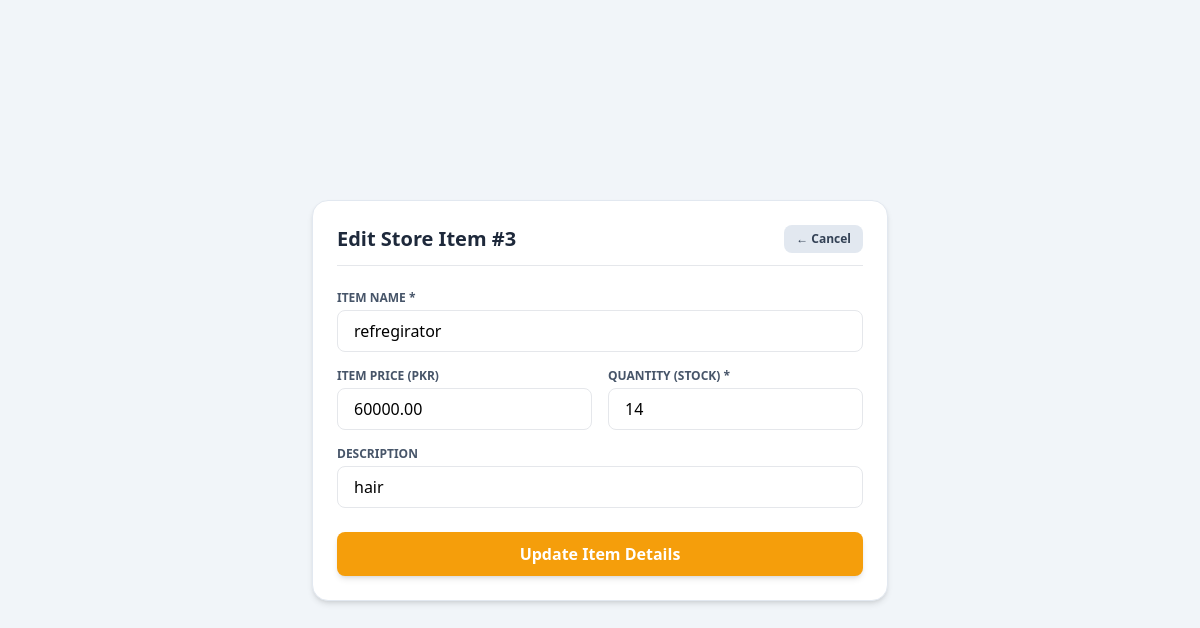
The page /edit_item.php?id=3 on the database its author committed.
### tables this page shows
CREATE TABLE `store_items`  (
  `id` int NOT NULL AUTO_INCREMENT,
  `item_name` varchar(255) NOT NULL,
  `item_price` decimal(10, 2) NOT NULL DEFAULT 0.00,
  `quantity` int NOT NULL DEFAULT 0,
  `item_description` text NULL,
  `created_at` timestamp NULL DEFAULT CURRENT_TIMESTAMP,
  PRIMARY KEY (`id`) USING BTREE
);

### edit_item.php (the view, shortened to what this page needs)
<?php
require_once 'connection.php';
$id = $_GET['id'] ?? null;
$stmt = $pdo->prepare("SELECT * FROM store_items WHERE id = :id");
$stmt->execute([':id' => $id]);
$item = $stmt->fetch();
?>
<!DOCTYPE html>
<html lang="en">
<head>
    <script src="https://cdn.tailwindcss.com"></script>
</head>
<body class="bg-slate-100 min-h-screen p-4 md:p-8 flex items-center justify-center">
    <div class="max-w-xl w-full bg-white p-6 rounded-2xl shadow-md border border-slate-200">
        <div class="flex justify-between items-center mb-6 border-b pb-3">
            <h1 class="text-xl font-bold text-slate-800">Edit Store Item #<?php echo htmlspecialchars($item['id']); ?></h1>
            <a href="store.php" class="text-xs font-bold bg-slate-200 text-slate-700 px-3 py-1.5 rounded-lg hover:bg-slate-300 transition">← Cancel</a>
        </div>
        <form action="" method="POST" class="space-y-4">
            <div>
                <label class="block text-xs font-bold text-slate-600 uppercase mb-1">Item Name *</label>
                <input type="text" name="item_name" required value="<?php echo htmlspecialchars($item['item_name']); ?>" class="w-full px-4 py-2 border rounded-lg focus:ring-2 focus:ring-blue-500 outline-none">
            </div>
            <div class="grid grid-cols-1 md:grid-cols-2 gap-4">
                <div>
                    <label class="block text-xs font-bold text-slate-600 uppercase mb-1">Item Price (PKR)</label>
                    <input type="number" step="0.01" name="item_price" value="<?php echo htmlspecialchars($item['item_price']); ?>" class="w-full px-4 py-2 border rounded-lg focus:ring-2 focus:ring-blue-500 outline-none">
                </div>
                <div>
                    <label class="block text-xs font-bold text-slate-600 uppercase mb-1">Quantity (Stock) *</label>
                    <input type="number" name="item_quantity" min="0" required value="<?php echo htmlspecialchars($item['quantity'] ?? 0); ?>" class="w-full px-4 py-2 border rounded-lg focus:ring-2 focus:ring-blue-500 outline-none">
                </div>
            </div>
            <div>
                <label class="block text-xs font-bold text-slate-600 uppercase mb-1">Description</label>
                <input type="text" name="item_description" value="<?php echo htmlspecialchars($item['item_description'] ?? ''); ?>" class="w-full px-4 py-2 border rounded-lg focus:ring-2 focus:ring-blue-500 outline-none">
            </div>
            <div class="pt-2">
                <button type="submit" name="update_item" class="w-full bg-amber-500 hover:bg-amber-600 text-white font-bold py-2.5 rounded-lg transition shadow-md">
                    Update Item Details
                </button>
            </div>
        </form>
    </div>
</body>
</html>

### rows shown on the page
store_items: id "3", item_name "refregirator", item_price "60000.00", item_quantity "14", item_description "hair"
